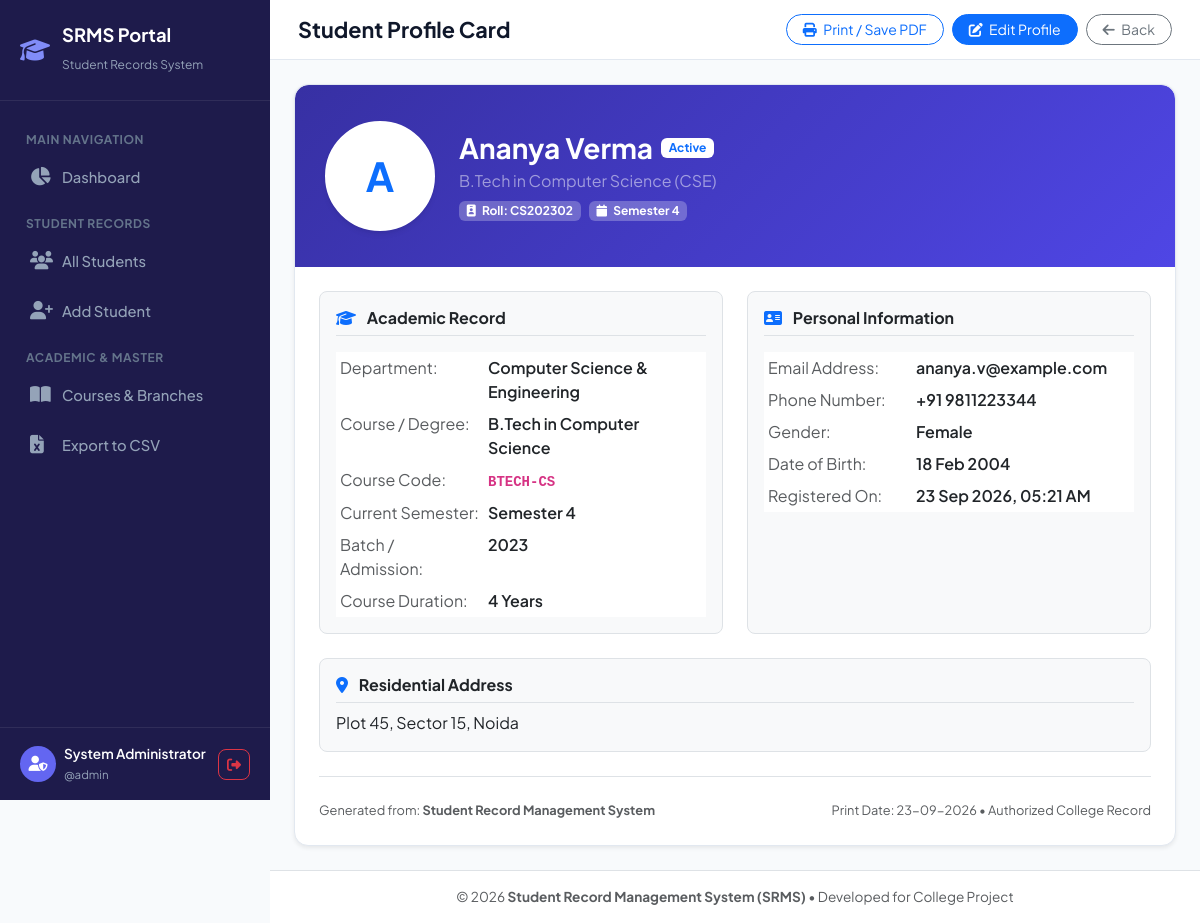
Screenshot of /student_view.php?id=2 (signed in) with the database file from the repository.
### tables this page shows
CREATE TABLE `students` (
    `id` INT AUTO_INCREMENT PRIMARY KEY,
    `roll_no` VARCHAR(30) NOT NULL UNIQUE,
    `full_name` VARCHAR(100) NOT NULL,
    `email` VARCHAR(100) NOT NULL UNIQUE,
    `phone` VARCHAR(20) NOT NULL,
    `dob` DATE NOT NULL,
    `gender` ENUM('Male', 'Female', 'Other') NOT NULL DEFAULT 'Male',
    `dept_id` INT NOT NULL,
    `course_id` INT NOT NULL,
    `semester` VARCHAR(20) NOT NULL,
    `admission_year` INT NOT NULL,
    `photo` VARCHAR(255) NULL,
    `address` TEXT NULL,
    `status` ENUM('Active', 'Inactive', 'Graduated') NOT NULL DEFAULT 'Active',
    `created_at` TIMESTAMP DEFAULT CURRENT_TIMESTAMP,
    `updated_at` TIMESTAMP DEFAULT CURRENT_TIMESTAMP ON UPDATE CURRENT_TIMESTAMP,
    FOREIGN KEY (`dept_id`) REFERENCES `departments`(`id`) ON DELETE CASCADE,
    FOREIGN KEY (`course_id`) REFERENCES `courses`(`id`) ON DELETE CASCADE
);

CREATE TABLE `courses` (
    `id` INT AUTO_INCREMENT PRIMARY KEY,
    `dept_id` INT NOT NULL,
    `course_name` VARCHAR(100) NOT NULL,
    `course_code` VARCHAR(20) NOT NULL UNIQUE,
    `duration_years` INT NOT NULL DEFAULT 4,
    `created_at` TIMESTAMP DEFAULT CURRENT_TIMESTAMP,
    FOREIGN KEY (`dept_id`) REFERENCES `departments`(`id`) ON DELETE CASCADE
);

CREATE TABLE `departments` (
    `id` INT AUTO_INCREMENT PRIMARY KEY,
    `dept_name` VARCHAR(100) NOT NULL,
    `dept_code` VARCHAR(20) NOT NULL UNIQUE,
    `created_at` TIMESTAMP DEFAULT CURRENT_TIMESTAMP
);

### student_view.php (the view, shortened to what this page needs)
<?php
require_once __DIR__ . '/config/db.php';
$student_id = isset($_GET['id']) ? (int)$_GET['id'] : 0;
$stmt = $pdo->prepare("
    SELECT s.*, d.dept_name, d.dept_code, c.course_name, c.course_code, c.duration_years
    FROM students s
    LEFT JOIN departments d ON s.dept_id = d.id
    LEFT JOIN courses c ON s.course_id = c.id
    WHERE s.id = :id
    LIMIT 1
");
$stmt->execute([':id' => $student_id]);
$student = $stmt->fetch();
require_once __DIR__ . '/includes/header.php';
require_once __DIR__ . '/includes/sidebar.php';
?>
<div class="main-content">
    <header class="top-navbar no-print">
        <h1 class="page-title">Student Profile Card</h1>
        <div class="d-flex gap-2">
            <button onclick="window.print()" class="btn btn-outline-primary btn-sm rounded-pill px-3">
                <i class="fa-solid fa-print me-1"></i> Print / Save PDF
            </button>
            <a href="student_edit.php?id=<?php echo $student['id']; ?>" class="btn btn-primary btn-sm rounded-pill px-3">
                <i class="fa-solid fa-pen-to-square me-1"></i> Edit Profile
            </a>
            <a href="students.php" class="btn btn-outline-secondary btn-sm rounded-pill px-3">
                <i class="fa-solid fa-arrow-left me-1"></i> Back
            </a>
        </div>
    </header>
    <div class="p-4">
        <div class="custom-card overflow-hidden shadow-sm mx-auto" style="max-width: 900px;">
            <div class="student-profile-header position-relative">
                <div class="d-flex flex-column flex-sm-row align-items-center gap-4">
                    <?php if (!empty($student['photo']) && file_exists(__DIR__ . '/' . $student['photo'])): ?>
                        <img src="<?php echo htmlspecialchars($student['photo']); ?>" class="profile-avatar" alt="Photo">
                    <?php else: ?>
                        <div class="profile-avatar d-flex align-items-center justify-content-center text-primary fs-1 fw-bold">
                            <?php echo strtoupper(substr($student['full_name'], 0, 1)); ?>
                        </div>
                    <?php endif; ?>
                    <div class="text-center text-sm-start flex-grow-1">
                        <div class="d-flex align-items-center justify-content-center justify-content-sm-start gap-2 mb-1">
                            <h3 class="fw-bold mb-0 text-white"><?php echo htmlspecialchars($student['full_name']); ?></h3>
                            <span class="badge bg-white text-primary fw-bold"><?php echo htmlspecialchars($student['status']); ?></span>
                        </div>
                        <p class="text-white-50 mb-2"><?php echo htmlspecialchars($student['course_name']); ?> (<?php echo htmlspecialchars($student['dept_code']); ?>)</p>
                        <div class="d-flex flex-wrap gap-2 justify-content-center justify-content-sm-start">
                            <span class="badge bg-white bg-opacity-25 text-white">
                                <i class="fa-solid fa-id-badge me-1"></i> Roll: <?php echo htmlspecialchars($student['roll_no']); ?>
                            </span>
                            <span class="badge bg-white bg-opacity-25 text-white">
                                <i class="fa-solid fa-calendar me-1"></i> <?php echo htmlspecialchars($student['semester']); ?>
                            </span>
                        </div>
                    </div>
                </div>
            </div>
            <div class="p-4">
                <div class="row g-4">
                    <div class="col-md-6">
                        <div class="p-3 border rounded-3 bg-light h-100">
                            <h6 class="fw-bold text-dark border-bottom pb-2 mb-3">
                                <i class="fa-solid fa-graduation-cap text-primary me-2"></i> Academic Record
                            </h6>
                            <table class="table table-borderless table-sm mb-0">
                                <tr>
                                    <td class="text-muted" style="width: 40%;">Department:</td>
                                    <td class="fw-semibold text-dark"><?php echo htmlspecialchars($student['dept_name']); ?></td>
                                </tr>
                                <tr>
                                    <td class="text-muted">Course / Degree:</td>
                                    <td class="fw-semibold text-dark"><?php echo htmlspecialchars($student['course_name']); ?></td>
                                </tr>
                                <tr>
                                    <td class="text-muted">Course Code:</td>
                                    <td class="fw-semibold text-dark"><code><?php echo htmlspecialchars($student['course_code']); ?></code></td>
                                </tr>
                                <tr>
                                    <td class="text-muted">Current Semester:</td>
                                    <td class="fw-semibold text-dark"><?php echo htmlspecialchars($student['semester']); ?></td>
                                </tr>
                                <tr>
                                    <td class="text-muted">Batch / Admission:</td>
                                    <td class="fw-semibold text-dark"><?php echo htmlspecialchars($student['admission_year']); ?></td>
                                </tr>
                                <tr>
                                    <td class="text-muted">Course Duration:</td>
                                    <td class="fw-semibold text-dark"><?php echo htmlspecialchars($student['duration_years']); ?> Years</td>
                                </tr>
                            </table>
                        </div>
                    </div>
                    <div class="col-md-6">
                        <div class="p-3 border rounded-3 bg-light h-100">
                            <h6 class="fw-bold text-dark border-bottom pb-2 mb-3">
                                <i class="fa-solid fa-address-card text-primary me-2"></i> Personal Information
                            </h6>
                            <table class="table table-borderless table-sm mb-0">
                                <tr>
                                    <td class="text-muted" style="width: 40%;">Email Address:</td>
                                    <td class="fw-semibold text-dark"><?php echo htmlspecialchars($student['email']); ?></td>
                                </tr>
                                <tr>
                                    <td class="text-muted">Phone Number:</td>
                                    <td class="fw-semibold text-dark"><?php echo htmlspecialchars($student['phone']); ?></td>
                                </tr>
                                <tr>
                                    <td class="text-muted">Gender:</td>
                                    <td class="fw-semibold text-dark"><?php echo htmlspecialchars($student['gender']); ?></td>
                                </tr>
                                <tr>
                                    <td class="text-muted">Date of Birth:</td>
                                    <td class="fw-semibold text-dark"><?php echo date('d M Y', strtotime($student['dob'])); ?></td>
                                </tr>
                                <tr>
                                    <td class="text-muted">Registered On:</td>
                                    <td class="fw-semibold text-dark"><?php echo date('d M Y, h:i A', strtotime($student['created_at'])); ?></td>
                                </tr>
                            </table>
                        </div>
                    </div>
                    <div class="col-12">
                        <div class="p-3 border rounded-3 bg-light">
                            <h6 class="fw-bold text-dark border-bottom pb-2 mb-2">
                                <i class="fa-solid fa-location-dot text-primary me-2"></i> Residential Address
                            </h6>
                            <p class="mb-0 text-dark">
                                <?php echo nl2br(htmlspecialchars($student['address'] ?: 'No address specified.')); ?>
                            </p>
                        </div>
                    </div>
                </div>
                <div class="mt-4 pt-4 border-top d-flex justify-content-between text-muted" style="font-size: 0.8rem;">
                    <div>Generated from: <b>Student Record Management System</b></div>
                    <div>Print Date: <?php echo date('d-m-Y'); ?> &bull; Authorized College Record</div>
                </div>
            </div>
        </div>
    </div>
<?php require_once __DIR__ . '/includes/footer.php'; ?>

### assets/css/style.css (style rules this page uses)
:root { --primary: #4f46e5; --primary-hover: #4338ca; --primary-light: #eef2ff; --secondary: #0ea5e9; --dark: #0f172a; --sidebar-bg: #1e1b4b; --sidebar-hover: #312e81; --text-main: #334155; --text-muted: #64748b; --bg-body: #f8fafc; --card-bg: #ffffff; --border-color: #e2e8f0; --radius: 14px; --shadow-sm: 0 1px 3px 0 rgb(0 0 0 / 0.07), 0 1px 2px -1px rgb(0 0 0 / 0.07); --shadow-md: 0 4px 6px -1px rgb(0 0 0 / 0.07), 0 2px 4px -2px rgb(0 0 0 / 0.07); --shadow-xl: 0 20px 25px -5px rgb(0 0 0 / 0.08), 0 8px 10px -6px rgb(0 0 0 / 0.08); }
body { font-family: 'Plus Jakarta Sans', -apple-system, BlinkMacSystemFont, "Segoe UI", Roboto, sans-serif; background-color: var(--bg-body); color: var(--text-main); overflow-x: hidden; }
.main-content { flex-grow: 1; display: flex; flex-direction: column; min-width: 0; }
.top-navbar { background: #ffffff; border-bottom: 1px solid var(--border-color); padding: 14px 28px; display: flex; align-items: center; justify-content: space-between; position: sticky; top: 0; z-index: 99; }
.page-title { font-size: 1.35rem; font-weight: 700; color: #0f172a; margin: 0; }
.custom-card { background: #ffffff; border: 1px solid var(--border-color); border-radius: var(--radius); box-shadow: var(--shadow-sm); }
.student-profile-header { background: linear-gradient(135deg, #3730a3, #4f46e5); color: white; padding: 36px 30px; border-radius: var(--radius) var(--radius) 0 0; }
.profile-avatar { width: 110px; height: 110px; border-radius: 50%; border: 4px solid #ffffff; box-shadow: var(--shadow-md); object-fit: cover; background: white; }

### rows the page displays
students: full_name "A", full_name "Ananya Verma", status "Active", course.course_name "B.Tech in Computer Science", dept.dept_code "CSE", roll_no "CS202302", semester "Semester 4", dept.dept_name "Computer Science & Engineering", course.course_code "BTECH-CS", admission_year "2023", course.duration_years "4", email "ananya.v@example.com", phone "+91 9811223344", gender "Female", dob "18 Feb 2004", created_at "23 Sep 2026, 05:21 AM", address "Plot 45, Sector 15, Noida"

### other values shown
$admin_name "System Administrator"
$admin_user "admin"
